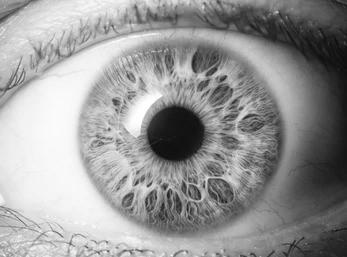
%> input picture database/001/001.bmp, 347 x 257 px
$ octave resizePupil.m   (GNU Octave 9; MATLAB toolbox functions it lacks are replaced by stand-ins)
%> lines starting %> are read from the running program, lines starting %| are printed output that depends on the picture; in (x1, y1, x2, y2) boxes, pixels count from 0 and x2, y2 are one past the last pixel; in counts of white or black regions, pixels touching at a corner belong together; the program's own positions count from 1
### Segmentation/segmentiris.m
function [circleiris, circlepupil, ellipsepupil, imagewithnoise, linecoordinates] = segmentiris(eyeimage, eyeimage_filename)

imgsize = size(eyeimage);
figure("Visible", "off", "Name", "tmp"), tmpFigure = axes;

%% find the iris boundary
[ny,nx,~] = size(eyeimage);

Iblur = imgaussfilt(eyeimage,5);
C = imadjust(Iblur);
f = imfill(C,8);
C2 = imadjust(f);
s = imsharpen(C2,'Amount',2);

lirisradius = round(min(nx,ny)/4);
uirisradius = round(max(nx,ny));

    [centers,radii,~] = imfindcircles(s,[lirisradius, uirisradius],'Method','PhaseCode', 'ObjectPolarity','dark', 'Sensitivity',0.85);
    bestCircle = find(min(radii));
    xc = centers(bestCircle,1);
    yc = centers(bestCircle,2);
    radius = radii(bestCircle);

circleiris = [round(yc), round(xc), round(radius)];
irisArea = pi * (radius).^2;
imshow(eyeimage, "Parent", tmpFigure);
viscircles(tmpFigure, [round(xc),round(yc)], round(radius),'EnhanceVisibility',false,'LineWidth',1);
%saveas(gcf,strcat(eyeimage_filename,'-circle_only.jpg'));

rowd = double(yc);
cold = double(xc);
rd = double(radius);

irl = round(rowd-rd);
iru = round(rowd+rd);
icl = round(cold-rd);
icu = round(cold+rd);

if irl < 1
    irl = 1;
end

if icl < 1
    icl = 1;
end

if iru > imgsize(1)
    iru = imgsize(1);
end

if icu > imgsize(2)
    icu = imgsize(2);
end

%% set up array for recording noise regions
% noise pixels will have NaN values
imagewithnoise = double(eyeimage);

%% to find the inner pupil, use just the region within the previously

% detected iris boundary
imagepupil = eyeimage( irl:iru,icl:icu);

[ny,nx,~] = size(eyeimage);
area = nx*ny;

Iblur = imgaussfilt(imagepupil,2);
C = imadjust(Iblur);
BW = imbinarize(C,'adaptive','ForegroundPolarity','dark','Sensitivity',0.4);
WB = imcomplement(BW);

s = regionprops('table',WB,C,{...
    'Area',...
    'Centroid',...
    'Eccentricity',...
    'EquivDiameter',...
    'MajorAxisLength',...
    'MinorAxisLength',...
    'MeanIntensity',...
    'Orientation'});

t = linspace(0,2*pi,50);

toDelete1 = s.Area <= 1/80*area;
toDelete2 = s.Area >= irisArea;

s(toDelete1,:) = [];
s(toDelete2,:) = [];

toDelete3 = [];
ellipseIndex = 1;
%centerArray = center .* ones(height(s), 2);
ellipses = struct('a',{},'b',{},'phi',{},'Xs',{},'Ys',{});
for k = 1:height(s)
    a = s{k,{'MajorAxisLength'}}/2;
    b = s{k,{'MinorAxisLength'}}/2;
    phi = deg2rad(-s{k,{'Orientation'}});
    centroid = s{k,{'Centroid'}};
    %distance = norm(centroid - center);
    x = centroid(1) + a*cos(t)*cos(phi) - b*sin(t)*sin(phi);
    y = centroid(2) + a*cos(t)*sin(phi) + b*sin(t)*cos(phi);
    externalPoints = sum(x(:)<0)+sum(x(:)>nx)+sum(y(:)<0)+sum(y(:)>ny)-sum(x(:)<0 & y(:)<0)-sum(x(:)<0 & y(:)>ny)-sum(x(:)>nx & y(:)<0)-sum(x(:)>nx & y(:)>ny);
    if externalPoints > 0.2*length(x)
        toDelete3 = horzcat(toDelete3,k);
    else
        ellipses(ellipseIndex) = struct('a',a,'b',b,'phi',phi,'Xs',x,'Ys',y);
        ellipseIndex = ellipseIndex+1;
    end
end
s(toDelete3,:) = [];
sOld = s;
ellipsesOld = ellipses;

if (height(s) == 0)
    if ~isempty(ellipsesOld)
        bestEllipse =  find(sOld.MeanIntensity == min(sOld.MeanIntensity));
        xBest = ellipsesOld(bestEllipse).Xs;
        yBest = ellipsesOld(bestEllipse).Ys;
        centroidBest = sOld{bestEllipse, {'Centroid'}};

        radiusBest = (ellipsesOld(bestEllipse).b + ellipsesOld(bestEllipse).a)/2;
    else
        % circleiris = [round(yc), round(xc), round(radius)];
        ellipsepupil = [round(xc)-round(radius), round(xc)+round(radius); round(yc)-round(radius), round(yc)+round(radius)];
        circlepupil = circleiris;
        linecoordinates = NaN;
        return
    end
else
    bestEllipse = find(s.MeanIntensity == min(s.MeanIntensity));
    xBest = ellipses(bestEllipse).Xs;
    yBest = ellipses(bestEllipse).Ys;
    centroidBest = s{bestEllipse, {'Centroid'}};
    radiusBest = (ellipses(bestEllipse).b + ellipses(bestEllipse).a)/2;
end

xBest = xBest + icl;
yBest = yBest + irl;
ellipsepupil = [xBest; yBest];

rowp = round(double(centroidBest(2)));
colp = round(double(centroidBest(1)));
r = round(double(radiusBest));

row = double(irl) + rowp;
col = double(icl) + colp;

row = round(row);
col = round(col);

circlepupil = [row col r];

%% find top eyelid
topeyelid = imagepupil(1:(rowp-r),:);
lines1 = findline(topeyelid);

if size(lines1,1) > 0
    [xlt, ylt] = linecoords(lines1, size(topeyelid));
    ylt = double(ylt) + irl-1;
    xlt = double(xlt) + icl-1;

    ylta = max(ylt);

    y2t = 1:ylta;

    ind3 = sub2ind(size(eyeimage),ylt,xlt);
    imagewithnoise(ind3) = NaN;

    imagewithnoise(y2t, xlt) = NaN;

    yltaArray = double(ylta) .* ones(1,length(ylt));
end

%% find bottom eyelid
bottomeyelid = imagepupil((rowp+r):size(imagepupil,1),:);
lines2 = findline(bottomeyelid);

if size(lines2,1) > 0
    [xlb, ylb] = linecoords(lines2, size(bottomeyelid));
    ylb = ylb+ irl+rowp+r-2;
    xlb = xlb + icl-1;
    ylba = min(ylb);

    y2b = ylba:size(eyeimage,1);

    ind4 = sub2ind(size(eyeimage),ylb,xlb);
    imagewithnoise(ind4) = NaN;
    imagewithnoise(y2b, xlb) = NaN;

    ylbaArray = double(ylba) .* ones(1,length(ylb));
end
if (size(lines1,1) > 0) && (size(lines2,1) > 0)
    linecoordinates = [xlt;ylt;xlb;ylb;yltaArray;ylbaArray];
else
    linecoordinates = NaN;
end

imagewithnoise(eyeimage < 30) = NaN;

reflecthres = 240;
imagewithnoise(imagewithnoise >= reflecthres) = NaN;

### Segmentation/findline.m
% findline - returns the coordinates of a line in an image using the
% linear Hough transform and Canny edge detection to create
% the edge map.
%
% Usage:
% lines = findline(image)
%
% Arguments:
%	image   - the input image
%
% Output:
%	lines   - parameters of the detected line in polar form
%
% Author:
% Libor Masek
% masekl01@csse.uwa.edu.au
% School of Computer Science & Software Engineering
% The University of Western Australia
% November 2003

function lines = findline(image)

% [5 lines of commented-out code are left out]
edgeimage = edge(image,'Sobel',[],'horizontal');
%figure,imshow(edgeimage);
theta = (0:179)';
[R, xp] = radon(edgeimage, theta);

maxv = max(max(R));

if maxv > 25
    i = find(R == max(max(R)));
else
    lines = [];
    return;
end

[~, ind] = sort(-R(i));
u = size(i,1);
k = i(ind(1:u));
[y,x]=ind2sub(size(R),k);
t = -theta(x)*pi/180;
r = xp(y);

lines = [cos(t) sin(t) -r];

cx = size(image,2)/2-1;
cy = size(image,1)/2-1;
lines(:,3) = lines(:,3) - lines(:,1)*cx - lines(:,2)*cy;

### Segmentation/linecoords.m
% linecoords - returns the x y coordinates of positions along a line
%
% Usage:
% [x,y] = linecoords(lines, imsize)
%
% Arguments:
%	lines       - an array containing parameters of the line in
%                 form
%   imsize      - size of the image, needed so that x y coordinates
%                 are within the image boundary
%
% Output:
%	x           - x coordinates
%	y           - corresponding y coordinates
%
% Author:
% Libor Masek
% masekl01@csse.uwa.edu.au
% School of Computer Science & Software Engineering
% The University of Western Australia
% November 2003

function [x,y] = linecoords(lines, imsize)

xd = [1:imsize(2)];
yd = (-lines(3) - lines(1)*xd ) / lines(2);

coords = find(yd>imsize(1));
yd(coords) = imsize(1);
coords = find(yd<1);
yd(coords) = 1;

x = int32(xd);
y = int32(yd);

### Segmentation/circlecoords.m
% circlecoords - returns the pixel coordinates of a circle defined by the
%                radius and x, y coordinates of its centre.
%
% Usage:
% [x,y] = circlecoords(c, r, imgsize,nsides)
%
% Arguments:
%	c           - an array containing the centre coordinates of the circle
%	              [x,y]
%   r           - the radius of the circle
%   imgsize     - size of the image array to plot coordinates onto
%   nsides      - the circle is actually approximated by a polygon, this
%                 argument gives the number of sides used in this approximation. Default
%                 is 600.
%
% Output:
%	x		    - an array containing x coordinates of circle boundary
%	              points
%   y		    - an array containing y coordinates of circle boundary
%                 points
%
% Author:
% Libor Masek
% masekl01@csse.uwa.edu.au
% School of Computer Science & Software Engineering
% The University of Western Australia
% November 2003

function [x,y] = circlecoords(c, r, imgsize,nsides)


    if nargin == 3
	nsides = 600;
    end

    nsides = round(nsides);

    a = [0:pi/nsides:2*pi];
    xd = (double(r)*cos(a)+ double(c(1)) );
    yd = (double(r)*sin(a)+ double(c(2)) );

    xd = round(xd);
    yd = round(yd);

    %get rid of -ves
    %get rid of values larger than image
    xd2 = xd;
    coords = find(xd>imgsize(2));
    xd2(coords) = imgsize(2);
    coords = find(xd<=0);
    xd2(coords) = 1;

    yd2 = yd;
    coords = find(yd>imgsize(1));
    yd2(coords) = imgsize(1);
    coords = find(yd<=0);
    yd2(coords) = 1;

    x = int32(xd2);
    y = int32(yd2);

### Pupil_Resizing/circleDimensions.m
%% Coordinates and radius for a circle
function [xCenter, yCenter, radius] = circleDimensions(circle, size)

[x,y] = circlecoords([circle(2),circle(1)],circle(3),size);

radius = (max(x) - min(x))/2;

xCenter = min(x) + radius;
yCenter = min(y) + radius;
end

### Pupil_Resizing/ellipseDimensions.m
%% Coordinates and axes for an ellipse

function [xCenter, yCenter, xSemiAxe, ySemiAxe] = ellipseDimensions(ellipse)

x = ellipse(1,:);
y = ellipse(2,:);

xSemiAxe = (max(x) - min(x))/2;
ySemiAxe = (max(y) - min(y))/2;

xCenter = min(x) + xSemiAxe;
yCenter = min(y) + ySemiAxe;

end

### Pupil_Resizing/resizePupil.m
%% file loading

folder = '001';
imageFullName = strcat('C:\Users\simon\Documents\UNISA\4. Tesi\Implementazione\database\', folder, '\', folder, '.bmp');

originalEyeImage = imread(imageFullName);
%> originalEyeImage is the input picture: size 257x347 uint8; min 6, max 255, mean 150.9
eyeImage = originalEyeImage;

[imageHeight, imageWidth] = size(eyeImage);
%> imageHeight = 257; imageWidth = 347

% extracts path, name and extension from the full name
[imagePath, imageName, extension] = fileparts(imageFullName);

%% loading data

% creates folder for hough parameters .mat files
folderPath = strcat(imagePath, '\houghParams');
if ~isfolder(folderPath)
    mkdir(folderPath);
end

saveFile = [folderPath, '\', imageName, '-houghParams.mat'];
[stat,~]=fileattrib(saveFile);

if stat == 1
    load(saveFile);
else
    [circleiris, circlepupil, ellipsepupil, imagewithnoise, linecoordinates] = segmentiris(eyeImage, imageFullName);
%> in segmentiris, `f = imfill(C,8);`:
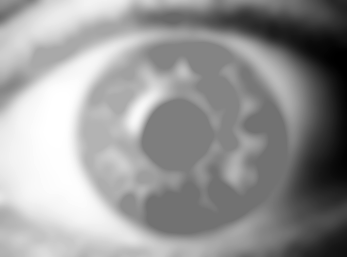
%> f: size 257x347 uint8; min 0, max 255, mean 150.6
%> in segmentiris, `[centers,radii,~] = imfindcircles(s,[lirisradius, uirisradius],'Method..`: centers = [186.8 138.3]; radii = 105.4
%> in segmentiris, `bestCircle = find(min(radii));`: bestCircle = 1
%> in segmentiris, `xc = centers(bestCircle,1);`: xc = 186.8
%> in segmentiris, `yc = centers(bestCircle,2);`: yc = 138.3
%> in segmentiris, `radius = radii(bestCircle);`: radius = 105.4
%> in segmentiris, `circleiris = [round(yc), round(xc), round(radius)];`: circleiris = [138 187 105]
%> in segmentiris, `irisArea = pi * (radius).^2;`: irisArea = 34890.8
%> in segmentiris, `rowd = double(yc);`: rowd = 138.3
%> in segmentiris, `cold = double(xc);`: cold = 186.8
%> in segmentiris, `rd = double(radius);`: rd = 105.4
%> in segmentiris, `irl = round(rowd-rd);`: irl = 33
%> in segmentiris, `iru = round(rowd+rd);`: iru = 244
%> in segmentiris, `icl = round(cold-rd);`: icl = 81
%> in segmentiris, `icu = round(cold+rd);`: icu = 292
%> in segmentiris, `BW = imbinarize(C,'adaptive','ForegroundPolarity','dark','Sensitivity'..`:
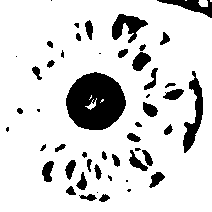
%> BW: size 212x212 logical; 84.6% white; 50 black regions (13 under 20 px), largest, box (x1, y1, x2, y2) and area: (66, 72, 126, 130) 2588, (183, 71, 203, 153) 669, (112, 14, 148, 43) 533
%> in segmentiris, `s = regionprops('table',WB,C,{ 'Area', 'Centroid', 'Eccentricity', 'Eq..`: s = 50 regions; largest, Area, Centroid, MajorAxisLength, MinorAxisLength and Eccentricity: 2588 [96.1 102.2] 59.88 57.69 0.268, 669 [194.6 115.6] 87.87 16.71 0.982, 533 [127.9 26.9] 36.61 25.93 0.706, 399 [192.3 6.5] 56.68 12.43 0.976, 230 [141.5 61.9] 21.51 14.06 0.757
%> in segmentiris, `toDelete1 = s.Area <= 1/80*area;`: toDelete1 = 50 logical values, 49 true
%> in segmentiris, `toDelete2 = s.Area >= irisArea;`: toDelete2 = 50 logical values, 0 true
%> the loop in segmentiris, `for k = 1:height(s)` made 1 pass
%> (a, b, phi, centroid, externalPoints, ellipseIndex) on pass 1: (29.94, 28.84, -0.402, [96.13 102.2], 0, 2)
%> in segmentiris, `sOld = s;`: sOld = 1 region; Area, Centroid, MajorAxisLength, MinorAxisLength and Eccentricity: 2588 [96.1 102.2] 59.88 57.69 0.268
%> in segmentiris, `bestEllipse = find(s.MeanIntensity == min(s.MeanIntensity));`: bestEllipse = 1
%> in segmentiris, `xBest = ellipses(bestEllipse).Xs;`: xBest = 50 values, max 125.9 at index 4, min 66.41 at index 29, mean 96.68
%> in segmentiris, `yBest = ellipses(bestEllipse).Ys;`: yBest = 50 values, max 131.2 at index 16, min 73.23 at index 41, mean 102
%> in segmentiris, `centroidBest = s{bestEllipse, {'Centroid'}};`: centroidBest = [96.13 102.2]
%> in segmentiris, `radiusBest = (ellipses(bestEllipse).b + ellipses(bestEllipse).a)/2;`: radiusBest = 29.39
%> in segmentiris, `xBest = xBest + icl;`: xBest = 50 values, max 206.9 at index 4, min 147.4 at index 29, mean 177.7
%> in segmentiris, `yBest = yBest + irl;`: yBest = 50 values, max 164.2 at index 16, min 106.2 at index 41, mean 135
%> in segmentiris, `ellipsepupil = [xBest; yBest];`: ellipsepupil = 50 columns, first 8: [204.7 205.9 206.6 206.9 206.7 206 204.8 203.1; 123.5 127 130.6 134.3 138.1 141.7 145.3 148.7]
%> in segmentiris, `rowp = round(double(centroidBest(2)));`: rowp = 102
%> in segmentiris, `colp = round(double(centroidBest(1)));`: colp = 96
%> in segmentiris, `r = round(double(radiusBest));`: r = 29
%> in segmentiris, `row = double(irl) + rowp;`: row = 135
%> in segmentiris, `col = double(icl) + colp;`: col = 177
%> in segmentiris, `circlepupil = [row col r];`: circlepupil = [135 177 29]
%> in findline, `edgeimage = edge(image,'Sobel',[],'horizontal');`: edgeimage: size 73x212 logical; 3.7% white in thin lines or dots, all inside (x1, y1, x2, y2) = (0, 1, 186, 73)
%> in findline, `[R, xp] = radon(edgeimage, theta);`:
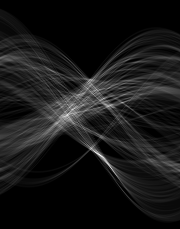
%> R: size 229x180 double; min 0, max 27.37, mean 2.5; drawn with min black and max white
%> in findline, `[R, xp] = radon(edgeimage, theta);`: xp = 229 values from -114 to 114
%> in findline, `maxv = max(max(R));`: maxv = 27.37
%> in findline, `i = find(R == max(max(R)));`: i = 23056
%> in findline, `[~, ind] = sort(-R(i));`: ind = 1
%> in findline, `k = i(ind(1:u));`: k = 23056
%> in findline, `[y,x]=ind2sub(size(R),k);`: y = 156; x = 101
%> in findline, `t = -theta(x)*pi/180;`: t = -1.75
%> in findline, `r = xp(y);`: r = 41
%> in findline, `lines = [cos(t) sin(t) -r];`: lines = [-0.174 -0.985 -41]
%> in segmentiris, `lines1 = findline(topeyelid);`: lines1 = [-0.174 -0.985 12.19]
%> in linecoords, `yd = (-lines(3) - lines(1)*xd ) / lines(2);`: yd = 212 values, max 12.21 at index 1, min -25 at index 212, mean -6.4
%> in linecoords, `coords = find(yd>imsize(1));`: coords = []
%> in linecoords, `coords = find(yd<1);`: coords = 148 values from 65 to 212
%> in linecoords, `y = int32(yd);`: y = 212 values, max 12 at index 1, min 1 at index 62, mean 2.71
%> in segmentiris, `[xlt, ylt] = linecoords(lines1, size(topeyelid));`: xlt = 212 values from 1 to 212; ylt has the same summary as y in linecoords
%> in segmentiris, `ylt = double(ylt) + irl-1;`: ylt = 212 values, max 44 at index 1, min 33 at index 62, mean 34.71
%> in segmentiris, `xlt = double(xlt) + icl-1;`: xlt = 212 values from 81 to 292
%> in segmentiris, `ylta = max(ylt);`: ylta = 44
%> in segmentiris, `y2t = 1:ylta;`: y2t = 44 values from 1 to 44
%> in segmentiris, `ind3 = sub2ind(size(eyeimage),ylt,xlt);`: ind3 = 212 values from 20604 to 74820
%> in segmentiris, `imagewithnoise(ind3) = NaN;`: imagewithnoise: size 257x347 double; 0.24% of the values are NaN or infinite; the others: min 6, max 255, mean 150.9
%> in segmentiris, `imagewithnoise(y2t, xlt) = NaN;`: imagewithnoise: size 257x347 double; 10.46% of the values are NaN or infinite; the others: min 6, max 255, mean 152.1
%> in findline (call 2), `edgeimage = edge(image,'Sobel',[],'horizontal');`:
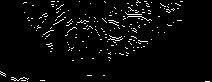
%> edgeimage: size 82x212 logical; 3.5% white in thin lines or dots
%> in findline (call 2), `[R, xp] = radon(edgeimage, theta);`:
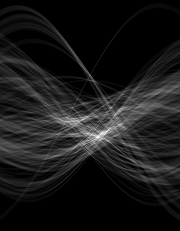
%> R: size 231x180 double; min 0, max 26.32, mean 2.6; drawn with min black and max white
%> in findline (call 2), `[R, xp] = radon(edgeimage, theta);`: xp = 231 values from -115 to 115
%> in findline (call 2), `maxv = max(max(R));`: maxv = 26.32
%> in findline (call 2), `i = find(R == max(max(R)));`: i = 22776
%> in findline (call 2), `[y,x]=ind2sub(size(R),k);`: y = 138; x = 99
%> in findline (call 2), `t = -theta(x)*pi/180;`: t = -1.71
%> in findline (call 2), `r = xp(y);`: r = 22
%> in findline (call 2), `lines = [cos(t) sin(t) -r];`: lines = [-0.139 -0.99 -22]
%> in segmentiris, `lines2 = findline(bottomeyelid);`: lines2 = [-0.139 -0.99 32.22]
%> in segmentiris, `[xlb, ylb] = linecoords(lines2, size(bottomeyelid));`: xlb = 212 values from 1 to 212; ylb = 212 values, max 32 at index 1, min 3 at index 207, mean 17.57
%> in segmentiris, `ylb = ylb+ irl+rowp+r-2;`: ylb = 212 values, max 194 at index 1, min 165 at index 207, mean 179.6
%> in segmentiris, `xlb = xlb + icl-1;`: xlb = 212 values from 81 to 292
%> in segmentiris, `ylba = min(ylb);`: ylba = 165
%> in segmentiris, `y2b = ylba:size(eyeimage,1);`: y2b = 93 values from 165 to 257
%> in segmentiris, `ind4 = sub2ind(size(eyeimage),ylb,xlb);`: ind4 = 212 values from 20754 to 74952
%> in segmentiris, `imagewithnoise(ind4) = NaN;`: imagewithnoise: size 257x347 double; 10.7% of the values are NaN or infinite; the others: min 6, max 255, mean 152
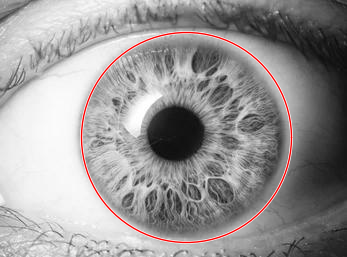
%> figure redrawn from the program's plot data
%> circleiris = [138 187 105]; circlepupil = [135 177 29]
    save(saveFile,'circleiris','circlepupil','ellipsepupil','imagewithnoise','linecoordinates');
end

%% get pixel coords for iris' circle and pupil's ellipse

[xCenterIris, yCenterIris, radiusIris] = circleDimensions(circleiris, size(eyeImage));
%> in circlecoords, `xd = (double(r)*cos(a)+ double(c(1)) );`: xd = 1201 values, max 292 at index 1, min 82 at index 601, mean 187.1
%> in circlecoords, `yd = (double(r)*sin(a)+ double(c(2)) );`: yd = 1201 values, max 243 at index 301, min 33 at index 901, mean 138
%> in circlecoords, `xd = round(xd);`: xd = 1201 values, max 292 at index 1, min 82 at index 583, mean 187.1
%> in circlecoords, `yd = round(yd);`: yd = 1201 values, max 243 at index 283, min 33 at index 883, mean 138
%> in circlecoords, `xd2 = xd;`: xd2 has the same summary as xd
%> in circlecoords, `yd2 = yd;`: yd2 has the same summary as yd
%> in circlecoords, `x = int32(xd2);`: x has the same summary as xd
%> in circlecoords, `y = int32(yd2);`: y has the same summary as yd
%> in circleDimensions, `[x,y] = circlecoords([circle(2),circle(1)],circle(3),size);`: x has the same summary as xd in circlecoords; y has the same summary as yd in circlecoords
%> in circleDimensions, `radius = (max(x) - min(x))/2;`: radius = 105
%> in circleDimensions, `xCenter = min(x) + radius;`: xCenter = 187
%> in circleDimensions, `yCenter = min(y) + radius;`: yCenter = 138
%> xCenterIris = 187; yCenterIris = 138; radiusIris = 105

[xCenterPupilCircle, yCenterPupilCircle, radiusPupilCircle] = circleDimensions(circlepupil, size(eyeImage));
%> xCenterPupilCircle = 177; yCenterPupilCircle = 135; radiusPupilCircle = 29
[xCenterPupil, yCenterPupil, xSemiAxePupil, ySemiAxePupil] = ellipseDimensions(ellipsepupil);
%> in ellipseDimensions, `x = ellipse(1,:);`: x has the same summary as xBest in segmentiris
%> in ellipseDimensions, `y = ellipse(2,:);`: y has the same summary as yBest in segmentiris
%> in ellipseDimensions, `xSemiAxe = (max(x) - min(x))/2;`: xSemiAxe = 29.75
%> in ellipseDimensions, `ySemiAxe = (max(y) - min(y))/2;`: ySemiAxe = 28.99
%> in ellipseDimensions, `xCenter = min(x) + xSemiAxe;`: xCenter = 177.2
%> in ellipseDimensions, `yCenter = min(y) + ySemiAxe;`: yCenter = 135.2
%> xCenterPupil = 177.2; yCenterPupil = 135.2; xSemiAxePupil = 29.75; ySemiAxePupil = 28.99

%% Convert image data type

imagewithnoise = uint8(imagewithnoise);
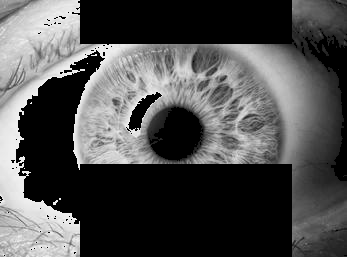
%> imagewithnoise: size 257x347 uint8; min 0, max 239, mean 79

imagewithcircles = uint8(eyeImage);
imagewithellipse = uint8(eyeImage);

irisImage = imagewithcircles;
pupilImage = imagewithellipse;

%% loading masks

% creates folder for masks files
folderPath = strcat(imagePath, '\masks');
if ~isfolder(folderPath)
    mkdir(folderPath);
end

maskFile = [folderPath, '\', 'masks.mat'];
[stat, ~]=fileattrib(maskFile);

if stat == 1
    load(maskFile);
else
    %% Iris Extraction

    figure("Visible", "on", "Name", "Draw a Circle around Iris"), imshow(irisImage);
%> (the run ends here)
